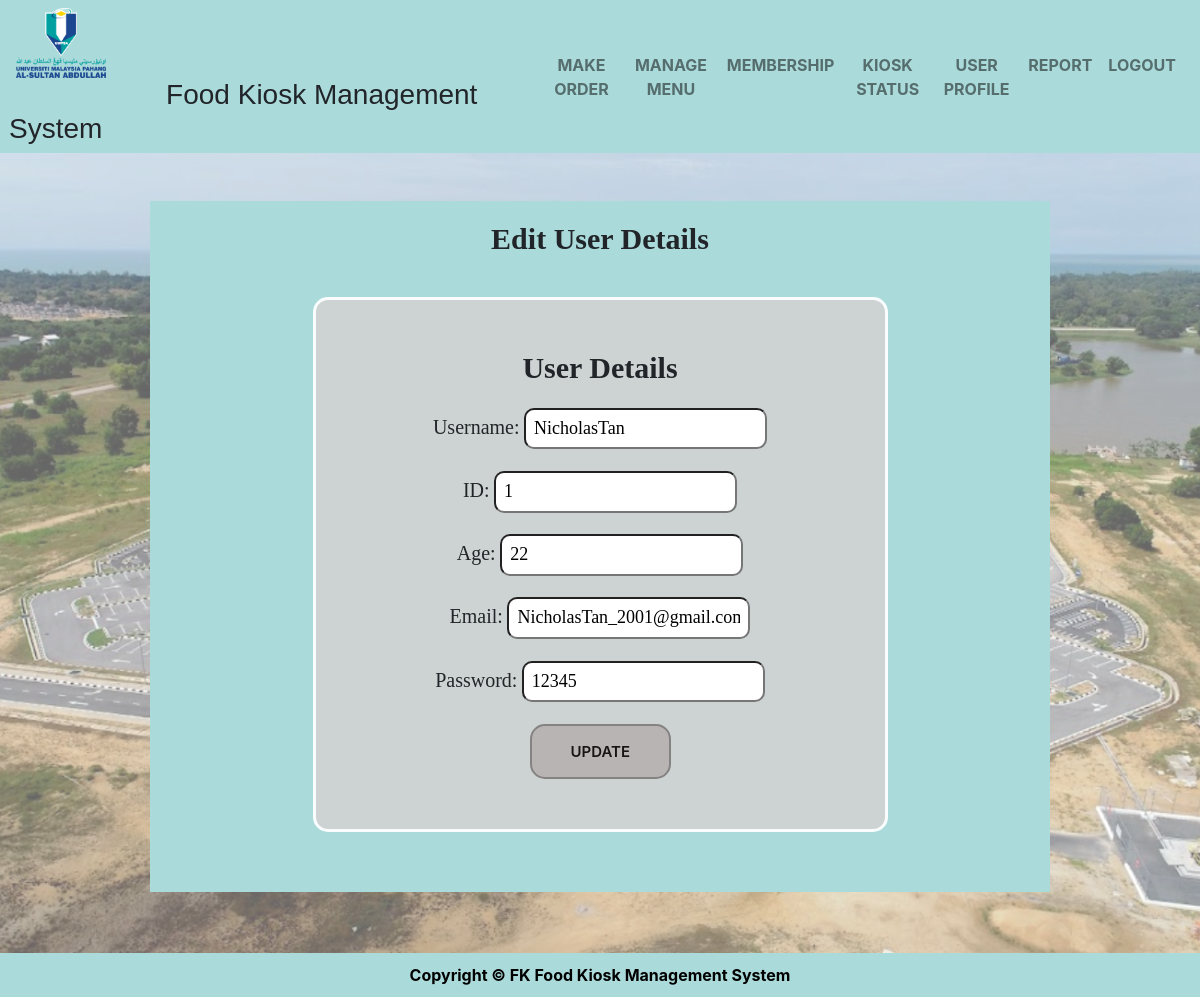
/EditRUserDetails.php?id=1 (signed in), run on the app's committed database.
### tables this page shows
CREATE TABLE `registered_user` (
  `rUserID` bigint(255) NOT NULL,
  `rUserAge` int(100) NOT NULL,
  `rUserEmail` varchar(255) NOT NULL,
  `userName` varchar(255) NOT NULL,
  `membershipID` bigint(255) NOT NULL,
  `rUserImage` varchar(255) NOT NULL
);

CREATE TABLE `user` (
  `userName` varchar(255) NOT NULL,
  `userRole` varchar(255) NOT NULL,
  `userPassword` varchar(255) NOT NULL
);

### EditRUserDetails.php (the view, shortened to what this page needs)
<!DOCTYPE html>
<html>
<link rel="stylesheet" type="text/css" href="CSS.css">
<link rel="stylesheet" href="https://stackpath.bootstrapcdn.com/bootstrap/4.5.2/css/bootstrap.min.css">
<head>
</head>
<body>
<nav class="navbar navbar-expand-lg navbar-light">
<div class="row align-items-center">
    <div class="col-auto pr-0">
      <a href="Administrator.php"><img src="logo.png" width="90" height="70" class="d-inline-block align-top" alt=""></a>
    </div>
    <div class="col-auto pl-2">
      <h3 class="mb-0"> &emsp; &emsp; &emsp; &emsp; &ensp;Food Kiosk Management System</h3>
    </div>
  </div>
  <div class="collapse navbar-collapse" id="navbarNav">
    <ul class="navbar-nav ml-auto">
      <li class="nav-item">
        <a class="nav-link" href="AdminMenuOrder.php"><b>MAKE ORDER</b></a>
      </li>
      <li class="nav-item">
        <a class="nav-link" href="adminManageMenu.php"><b>MANAGE MENU</b></a>
      </li>
      <li class="nav-item">
        <a class="nav-link" href="AdminMembership.php"><b>MEMBERSHIP</b></a>
      </li>
      <li class="nav-item">
        <a class="nav-link" href="#contact"><b>KIOSK STATUS</b></a>
      </li>
      <li class="nav-item">
        <a class="nav-link" href="AdminUserProfile.php"><b>USER PROFILE</b></a>
      </li>
      <li class="nav-item">
        <a class="nav-link" href="AdminReport.php"><b>REPORT</b></a>
      </li>
      <li class="nav-item">
        <a class="nav-link" href="Logout.php"><b>LOGOUT</b></a>
      </li>
    </ul>
  </div>
</nav>
<?php
$ID = $_GET['id'];
$link = mysqli_connect("localhost", "root", "", "kiosk") or die(mysqli_connect_error());
$query = "SELECT * FROM registered_user" or die(mysqli_connect_error());
$result = mysqli_query($link, $query);
if (mysqli_num_rows($result) > 0){
  while($row = mysqli_fetch_assoc($result)){
  $rUserID = $row["rUserID"];
  $rUserAge = $row["rUserAge"];
  $rUserEmail= $row["rUserEmail"];
  if($ID==$rUserID){
    $id=$rUserID;
    $age=$rUserAge;
    $email=$rUserEmail;
  }
  }
  }
  $query1 = "SELECT * FROM user INNER JOIN registered_user ON user.userName = registered_user.userName " or die(mysqli_connect_error());
  $result1 = mysqli_query($link, $query1);
  while($row = mysqli_fetch_assoc($result1)){
    $Name= $row["userName"];
    $Password= $row["userPassword"];
    $rUserIDS= $row["rUserID"];
    if($id==$rUserIDS){
      $userName=$Name;
      $userPassword=$Password;
    }
    }
?>
<div class="box"><br><br>
<h1 class="title"><b>Edit User Details</b><br>
<form class="userProfile-box" id="EditUserDetails" method="post" action="UpdateRUserDetails.php">
<center><b style="font-size:30px;">User Details</b><br><br>
<label class="loginDetails" style="font-size: 20px;">Username: </label>
<input type="text" name="name" placeholder="NicholasTan" value="<?php echo $userName?>"readonly><br><br>
<label class="loginDetails" style="font-size: 20px;">ID: </label>
<input type="text" name="id" placeholder="123" value="<?php echo $id?>"readonly><br><br>
<label class="loginDetails" style="font-size: 20px;">Age: </label>
<input type="text" name="age" placeholder="21" value="<?php echo $age?>"><br><br>
<label class="loginDetails" style="font-size: 20px;">Email: </label>
<input type="text" name="email" placeholder="nicholastan_2001@hotmail.com" value="<?php echo $email?>"><br><br>
<label class="loginDetails" style="font-size: 20px;">Password: </label>
<input type="text" name="password" placeholder="12345" value="<?php echo $userPassword?>"><br><br>
<button class="button-28" type="submit">UPDATE</button>
<br>
</center>
</form>
</h1>
<br>
</div>
</body>
<footer>
<p class="footer"><b>Copyright &copy FK Food Kiosk Management System</b></p>
</footer>
</html>

### CSS.css (style rules this page uses)
.box { background-image: url(FK.png); height: auto; background-position: center; background-size: cover; background-repeat: no-repeat; overflow: auto; height: 100%; }
body { height: 100%; margin: 0; }
html { height: 100%; margin: 0; }
.footer { margin-left:auto; margin-right:auto; width:auto; background-color: rgb(171, 218, 218); color:black; text-align: center; margin: 0; padding: 10px; }
h1 { background-color: rgb(171, 218, 218); padding:20px; text-align: center; width:auto; margin: auto; font-family:Georgia, 'Times New Roman', Times, serif; font-size: 30px; overflow: auto; width: 70%; }
.userProfile-box { padding: 50px; border: 3px solid rgb(250, 253, 254); text-align:Left; margin:40px; background-color: rgb(205, 211, 211); margin-left:auto; margin-right:auto; width:575px; border-radius: 15px; font-size: 18px; }
.button-28 { appearance: none; background-color: #b9b4b4; border: 2px solid #858282; border-radius: 15px; box-sizing: border-box; color: #171414; cursor: pointer; display: inline-block; font-family: Roobert,-apple-system,BlinkMacSystemFont,"Segoe UI",Helvetica,Arial,sans-serif,"Apple Color Emoji","Segoe UI Emoji","Segoe UI Symbol"; font-size: 15px; font-weight: 600; line-height: normal; margin: 0; min-height: 40px; min-width: 0; outline: none; padding: 16px 24px; text-align: center; text-decoration: none; transition: all 300ms cubic-bezier(.23, 1, 0.32, 1); user-select: none; -webkit-user-select: none; touch-action: manipulation; width: 30%; will-change: transform; }
input { border-radius: 10px; padding: 8px; }
.title { background-color: rgb(171, 218, 218); padding:20px; text-align: center; width:auto; margin: 0 auto; font-family:Georgia, 'Times New Roman', Times, serif; font-size: 30px; overflow: auto; width: 100%; max-width: 900px; }
.navbar { background-color: rgb(171, 218, 218); }
.mb-0 { font-family: 'Gagalin', sans-serif; }
.navbar-nav .nav-link { color: black; transition: color 0.3s; }
.navbar-nav .nav-link { position: relative; overflow: hidden; transition: 0.5s; text-align: center; }
.navbar-nav .nav-link::after { content: ""; position: absolute; top: 50%; left: 50%; width: 0; height: 0; background: #8b98ad; opacity: 0.5; border-radius: 100%; transform: translate(-50%, -50%); transition: width 0.3s, height 0.3s, opacity 0.3s; }

### data on the page
registered_user: name "NicholasTan", id "1", age "22", email "NicholasTan_2001@gmail.com"
user: password "12345"
